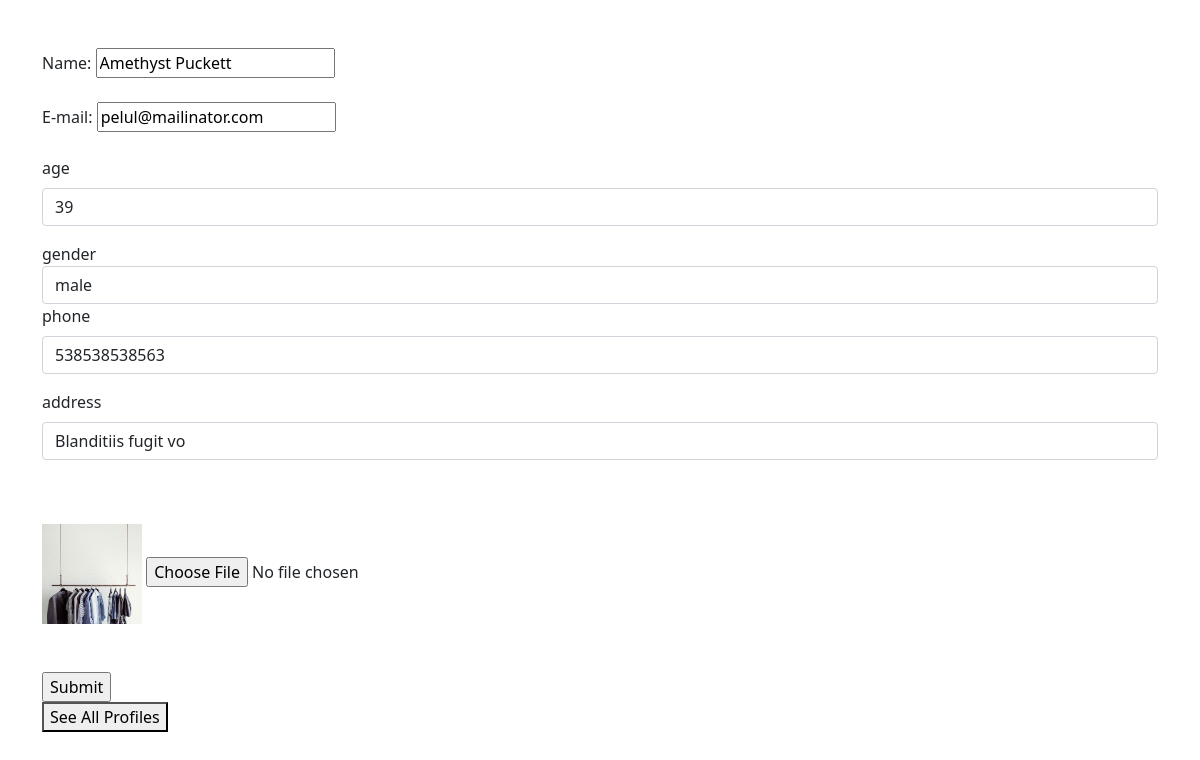
The app's page /update/31/ with its own data.
### crudApp/models.py (models this page shows, shortened)
class Profile(models.Model):
    Name = models.CharField(max_length=20)
    email = models.EmailField(max_length=20)
    age = models.PositiveIntegerField()
    gender = models.CharField(max_length=6)
    image = models.ImageField(upload_to='prof_pic/' ,  default='default/default.png', blank=True, null=True)
    phone = models.PositiveIntegerField()
    address = models.TextField(max_length=200)

### crudApp/views.py (the view, shortened to what this page needs)
# urls.py: path('update/<id>/', update, name='updateProfile'),
def update(r, id):
    pro = Profile.objects.get(id = id)
    return render(r, 'Update.html', locals())

### Templates/Update.html (shortened to what this page needs)
<!DOCTYPE html>
<html lang="en">
<head>
    <link rel="stylesheet" href="https://cdn.jsdelivr.net/npm/bootstrap@5.0.0-beta1/dist/css/bootstrap.min.css">
    <link href="https://cdn.jsdelivr.net/npm/bootstrap@5.0.2/dist/css/bootstrap.min.css" rel="stylesheet">
    <link rel="stylesheet" href="https://use.fontawesome.com/releases/v5.7.2/css/all.css">
    <link rel="stylesheet" href="https://cdnjs.cloudflare.com/ajax/libs/jquery/3.2.1/jquery.min.js">
    <link rel="stylesheet" href="https://cdn.jsdelivr.net/npm/bootstrap@5.0.0-beta1/dist/js/bootstrap.bundle.min.js">
    <link rel="stylesheet" href="https://cdnjs.cloudflare.com/ajax/libs/font-awesome/5.15.4/css/all.min.css">
</head>
<body>
    <br>
    <br>
    <div class="container " >
        <form action="" method="POST" enctype="multipart/form-data">
            <label>Name: </label>
            <input type="text" name="name" value="{{pro.Name}}">
            <br><br>
            <label>E-mail:</label>
            <input type="email" name="email" value="{{pro.email}}">
            <br><br>
            <div class="mb-3">
                <label  class="form-label">age</label>
                <input type="number" class="form-control" value="{{pro.age}}" aria-describedby="emailHelp" name="age">
              </div>
              <div class="form-group">
                <label for="exampleFormControlSelect1">gender</label>
                <select class="form-control" id="exampleFormControlSelect1" value="{{pro.gender}}" name ="gender">
                  <option>male</option>
                </select>
            </div>
            <div class="mb-3">
                <label class="form-label">phone</label>
                <input type="tel" class="form-control" value="{{pro.phone}}" aria-describedby="emailHelp" name="phone">
              </div>
              <div class="mb-3">
                <label  class="form-label">address</label>
                <input type="text" class="form-control" value="{{pro.address}}" name="address">
              </div>
            <br><br>
            <img src="{{pro.image.url}}" width="100px" height="100px" alt="">
            <input type="file" value="fileupload" id="fileupload" name="image" >
            <br>
            <br><br>
            <input type="submit">
        </form>
        <p> <a href="{% url 'base' %}"> <button>See All Profiles</button> </a> </p>
    </div>
</body>
</html>

### records on screen
Profile: name "Amethyst Puckett", email "pelul@mailinator.com", age "39", gender "male", phone "538538538563", address "Blanditiis fugit vo", image (picture)
